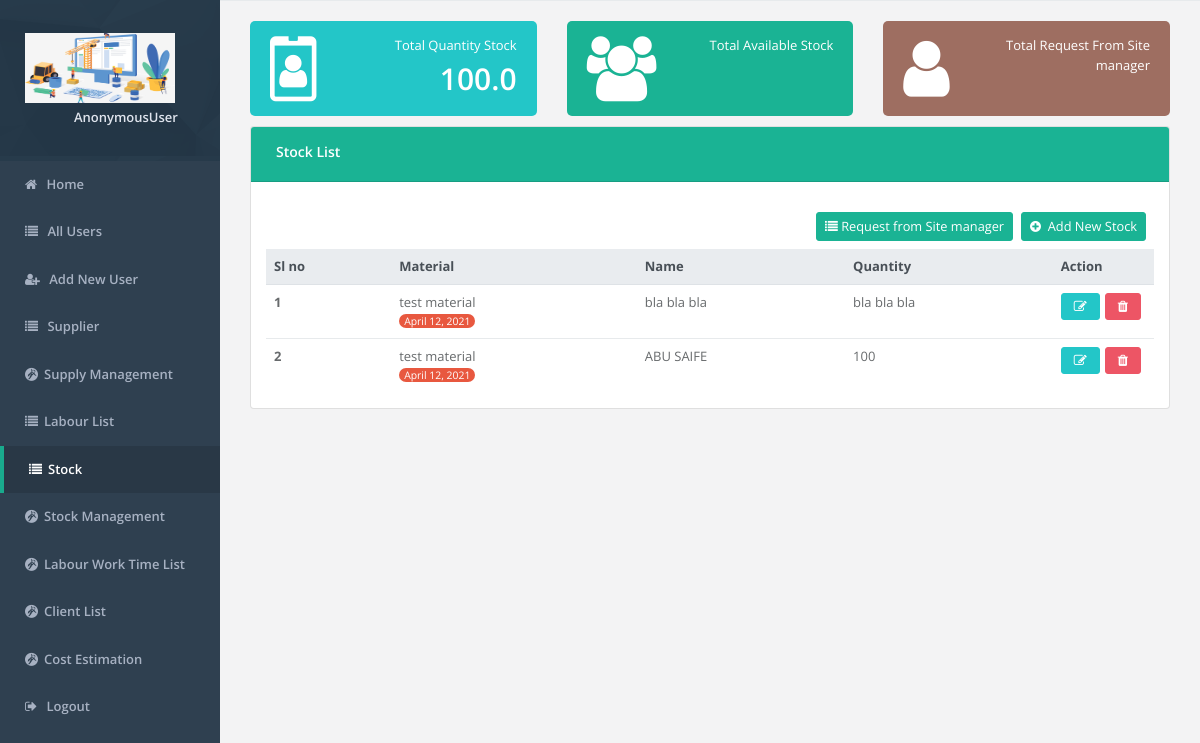
The app's page /supply/stock-list/ with its own data.
### supply_management/models.py (models this page shows, shortened)
class Stock(models.Model):
    material = models.ForeignKey(Material, on_delete=models.CASCADE)
    name = models.CharField(max_length=200)
    quantity = models.CharField(max_length = 200)
    update_date = models.DateField(auto_now=True)
    update_by = models.CharField(max_length=200)

class Material(models.Model):
    material_name = models.CharField(max_length=200)
    type = models.CharField(max_length=200)

### supply_management/views.py (the view)
# urls.py: path('stock-list/', views.stock_list, name="stock_list"),
def stock_list(request):
    obj = Stock.objects.all()[::-1]
    stock_obj = Stock.objects.all()
    total_quantity = stock_obj.aggregate(Sum('quantity'))['quantity__sum']
    context={
        "obj":obj,
        'isact_stocklist': 'active',
        "total_quantity":total_quantity
    }
    return render(request, "stock/stock_list.html",context)

### templates/stock/stock_list.html (shortened to what this page needs)
{% include 'header.html' %}
{% load static %}
<div class="main-content" id="panel" style="margin-top:10px;">
    <div class="container-fluid">
        <div class="row">
            <div class="col-lg-4">
                <div class="widget style1 lazur-bg">
                    <div class="row">
                        <div class="col-4">
                            <i class="fa fa-id-badge fa-5x"></i>
                        </div>
                        <div class="col-8 text-right">
                            <span>Total Quantity Stock</span>
                            <h2 class="font-bold">{{ total_quantity }}</h2>
                        </div>
                    </div>
                </div>
            </div>
            <div class="col-lg-4">
                <div class="widget style1 bg-primary">
                    <div class="row">
                        <div class="col-4">
                            <i class="fa fa-users fa-5x"></i>
                        </div>
                        <div class="col-8 text-right">
                            <span>Total Available Stock</span>
                        </div>
                    </div>
                </div>
            </div>
            <div class="col-lg-4">
                <div class="widget style1 bg-danger">
                    <div class="row">
                        <div class="col-4">
                            <i class="fa fa-user fa-5x"></i>
                        </div>
                        <div class="col-8 text-right">
                            <span>Total Request From Site manager</span>
                        </div>
                    </div>
                </div>
            </div>
        </div>
    </div>
    <div class="row">
        <div class="container-fluid">
            <div class="col-md-12">
                <div class="card">
                    <div class="card-header bg-primary">
                        <div class="row align-items-center">
                            <h4 class="text-blod" style="padding-left:20px;">Stock List</h4>
                        </div>
                    </div>
                    <div class="col-md-12" style="margin-top:30px;">
                        <div class="row align-items-center">
                            <div class="col-12">
                                <div class="col-lg-offset-6">
                                    <a class="mr-2  btn btn-primary btn-sm float-right"
                                       href="{% url 'add_new_stock' %}"><i class="fa fa-plus-circle" style="color:#fff;"></i>&nbsp;&nbsp;Add New Stock</a>
                                </div>
                                <div class="col-lg-offset-6">
                                    <a class="mr-2  btn btn-primary btn-sm float-right"
                                       href=""><i class="fa fa-list" style="color:#fff;"></i>&nbsp;Request from Site manager</a>
                                </div>
                            </div>
                        </div>
                    </div>
                    <div class="container-fluid mt-2">
                        <div class="table-responsive">
                            <table class="table align-items-center table-flush" id="surveyorList">
                                <thead class="thead-light mt-4">
                                <tr>
                                    <th data-sort="name">Sl no</th>
                                    <th data-sort="name">Material</th>
                                    <th data-sort="name">Name</th>
                                    <th data-sort="name">Quantity</th>
                                    <th>Action</th>
                                </tr>
                                </thead>
                                <tbody class="list">
                                {% for obj in obj %}
                                <tr>
                                    <th scope="row"><span class="name mb-0 text-sm">{{ forloop.counter }}</span>
                                    </th>
                                    <td>
                                        <span class="status">{{ obj.material.material_name }}</span><br>
                                        <small style="color:#fff;background-color:#e8583f;border-radius: 10px;padding-left:5px;padding-right:5px;">{{ obj.update_date }}</small>
                                    </td>
                                    <td>
                                        <span class="status">{{ obj.name }}</span><br>
                                    </td>
                                    <td>
                                        <span class="status">{{ obj.quantity }}</span>
                                    </td>
                                    <td style="width: 10%">
                                        <div class="btn-group">
                                            <a href="{% url 'update_stock' id=obj.id %}" style="margin-right: 5px;">
                                                <button class="btn btn-info fa fa-edit"></button>
                                            </a>
                                            <a href="{% url 'remove_stock' id=obj.id %}" style="margin-right: 5px;">
                                                <button class="btn btn-danger fa fa-trash"></button>
                                            </a>
                                        </div>
                                    </td>
                                </tr>
                                {% endfor %}
                                </tbody>
                            </table>
                        </div>
                    </div>
                </div>
            </div>
        </div>
    </div>
</div>
{% include 'footer.html' %}

### static/css/custom.css (style rules this page uses)
.purple-bg, .bg-danger { background-color: #C04334 !important; color: #ffffff; }
.green-bg, .bg-danger { background-color: #34A4C0 !important; color: #ffffff; }
.ash-bg, .bg-danger { background-color:#9E6E61 !important; color: #ffffff; }

### records on screen
Stock: material.material_name "test material", update_date "April 12, 2021", name "bla bla bla", quantity "bla bla bla"
Stock: material.material_name "test material", update_date "April 12, 2021", name "ABU SAIFE", quantity "100"

### other values on screen
{{ request.user }} "AnonymousUser"
{{ total_quantity }} "100.0"
